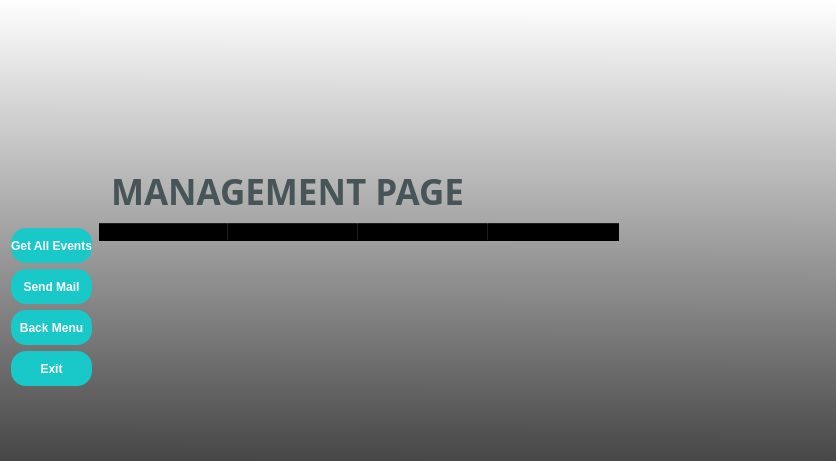
<?xml version="1.0" encoding="UTF-8"?>
<ui version="4.0">
 <class>FormManagement</class>
 <widget class="QWidget" name="FormManagement">
  <property name="geometry">
   <rect>
    <x>0</x>
    <y>0</y>
    <width>836</width>
    <height>461</height>
   </rect>
  </property>
  <property name="sizePolicy">
   <sizepolicy hsizetype="Preferred" vsizetype="Preferred">
    <horstretch>0</horstretch>
    <verstretch>0</verstretch>
   </sizepolicy>
  </property>
  <property name="minimumSize">
   <size>
    <width>0</width>
    <height>0</height>
   </size>
  </property>
  <property name="maximumSize">
   <size>
    <width>65000</width>
    <height>65000</height>
   </size>
  </property>
  <property name="windowTitle">
   <string>MANAGEMENT PAGE</string>
  </property>
  <property name="windowIcon">
   <iconset>
    <normaloff>pictures/werhere_icon.png</normaloff>pictures/werhere_icon.png</iconset>
  </property>
  <property name="styleSheet">
   <string notr="true">background-color: qlineargradient(spread:pad, x1:0.489, y1:1, x2:0.494, y2:0, stop:0 rgba(71, 71, 71, 255), stop:1 rgba(255, 255, 255, 255));</string>
  </property>
  <layout class="QGridLayout" name="gridLayout">
   <item row="1" column="3" alignment="Qt::AlignTop">
    <widget class="QLabel" name="labelManagement">
     <property name="maximumSize">
      <size>
       <width>16777215</width>
       <height>60</height>
      </size>
     </property>
     <property name="font">
      <font>
       <family>Arial Black</family>
       <pointsize>26</pointsize>
       <weight>75</weight>
       <bold>true</bold>
      </font>
     </property>
     <property name="styleSheet">
      <string notr="true">background-color: rgba(0, 0, 0,0%);
color: rgb(71, 84, 88);</string>
     </property>
     <property name="text">
      <string>MANAGEMENT PAGE</string>
     </property>
    </widget>
   </item>
   <item row="0" column="1" colspan="2">
    <widget class="QLabel" name="labelLogo">
     <property name="minimumSize">
      <size>
       <width>0</width>
       <height>150</height>
      </size>
     </property>
     <property name="maximumSize">
      <size>
       <width>16777215</width>
       <height>150</height>
      </size>
     </property>
     <property name="styleSheet">
      <string notr="true">background-color: rgba(0, 0, 0,0%);</string>
     </property>
     <property name="text">
      <string/>
     </property>
     <property name="pixmap">
      <pixmap>pictures/logo1.ico</pixmap>
     </property>
    </widget>
   </item>
   <item row="4" column="0">
    <widget class="QPushButton" name="pushButtonGetAllEvents">
     <property name="minimumSize">
      <size>
       <width>0</width>
       <height>35</height>
      </size>
     </property>
     <property name="font">
      <font>
       <family>Arial</family>
       <weight>75</weight>
       <bold>true</bold>
      </font>
     </property>
     <property name="styleSheet">
      <string notr="true">QPushButton{
	border-radius : 15px;
	background-color : rgb(25, 200, 200);
	color: rgb(255, 255, 255);
}
QPushButton:hover{
	background-color: rgb(20, 135, 135);
 border: 2px solid rgb(162, 0, 0);
}</string>
     </property>
     <property name="text">
      <string>Get All Events</string>
     </property>
    </widget>
   </item>
   <item row="5" column="0">
    <widget class="QPushButton" name="pushButtonSendEmail">
     <property name="minimumSize">
      <size>
       <width>0</width>
       <height>35</height>
      </size>
     </property>
     <property name="font">
      <font>
       <family>Arial</family>
       <weight>75</weight>
       <bold>true</bold>
      </font>
     </property>
     <property name="styleSheet">
      <string notr="true">QPushButton{
	border-radius : 15px;
	background-color : rgb(25, 200, 200);
	color: rgb(255, 255, 255);
}
QPushButton:hover{
	background-color: rgb(20, 135, 135);
 border: 2px solid rgb(162, 0, 0);
}</string>
     </property>
     <property name="text">
      <string>Send Mail</string>
     </property>
    </widget>
   </item>
   <item row="6" column="0">
    <widget class="QPushButton" name="pushButtonBackMenu">
     <property name="minimumSize">
      <size>
       <width>0</width>
       <height>35</height>
      </size>
     </property>
     <property name="font">
      <font>
       <family>Arial</family>
       <weight>75</weight>
       <bold>true</bold>
      </font>
     </property>
     <property name="styleSheet">
      <string notr="true">QPushButton{
	border-radius : 15px;
	background-color : rgb(25, 200, 200);
	color: rgb(255, 255, 255);
}
QPushButton:hover{
	background-color: rgb(20, 135, 135);
 border: 2px solid rgb(162, 0, 0);
}</string>
     </property>
     <property name="text">
      <string>Back Menu</string>
     </property>
    </widget>
   </item>
   <item row="0" column="3">
    <widget class="QLabel" name="label">
     <property name="sizePolicy">
      <sizepolicy hsizetype="Fixed" vsizetype="Fixed">
       <horstretch>0</horstretch>
       <verstretch>0</verstretch>
      </sizepolicy>
     </property>
     <property name="minimumSize">
      <size>
       <width>0</width>
       <height>150</height>
      </size>
     </property>
     <property name="maximumSize">
      <size>
       <width>16777215</width>
       <height>150</height>
      </size>
     </property>
     <property name="styleSheet">
      <string notr="true">background-color: rgba(0, 0, 0,0%);</string>
     </property>
     <property name="text">
      <string/>
     </property>
     <property name="pixmap">
      <pixmap resource="pictures/a.qrc">:/logo2.png</pixmap>
     </property>
    </widget>
   </item>
   <item row="7" column="0">
    <widget class="QPushButton" name="pushButtonExit">
     <property name="minimumSize">
      <size>
       <width>0</width>
       <height>35</height>
      </size>
     </property>
     <property name="font">
      <font>
       <family>Arial</family>
       <weight>75</weight>
       <bold>true</bold>
      </font>
     </property>
     <property name="styleSheet">
      <string notr="true">QPushButton{
	border-radius : 15px;
	background-color : rgb(25, 200, 200);
	color: rgb(255, 255, 255);
}
QPushButton:hover{
	background-color: rgb(20, 135, 135);
 border: 2px solid rgb(162, 0, 0);
}</string>
     </property>
     <property name="text">
      <string>Exit</string>
     </property>
    </widget>
   </item>
   <item row="0" column="0" rowspan="2" alignment="Qt::AlignTop">
    <widget class="QLabel" name="labelPicture">
     <property name="minimumSize">
      <size>
       <width>0</width>
       <height>150</height>
      </size>
     </property>
     <property name="maximumSize">
      <size>
       <width>150</width>
       <height>150</height>
      </size>
     </property>
     <property name="styleSheet">
      <string notr="true">background-color: rgba(0, 0, 0,0%);</string>
     </property>
     <property name="text">
      <string/>
     </property>
     <property name="pixmap">
      <pixmap>pictures/main_admin.png</pixmap>
     </property>
     <property name="scaledContents">
      <bool>true</bool>
     </property>
    </widget>
   </item>
   <item row="0" column="4">
    <spacer name="horizontalSpacer">
     <property name="orientation">
      <enum>Qt::Horizontal</enum>
     </property>
     <property name="sizeHint" stdset="0">
      <size>
       <width>40</width>
       <height>20</height>
      </size>
     </property>
    </spacer>
   </item>
   <item row="8" column="0">
    <spacer name="verticalSpacer">
     <property name="orientation">
      <enum>Qt::Vertical</enum>
     </property>
     <property name="sizeHint" stdset="0">
      <size>
       <width>20</width>
       <height>40</height>
      </size>
     </property>
    </spacer>
   </item>
   <item row="3" column="1" rowspan="6" colspan="4">
    <widget class="QTableWidget" name="tableWidget">
     <property name="sizePolicy">
      <sizepolicy hsizetype="Preferred" vsizetype="Preferred">
       <horstretch>0</horstretch>
       <verstretch>0</verstretch>
      </sizepolicy>
     </property>
     <property name="styleSheet">
      <string notr="true">background-color: rgba(0, 0, 0,0%);</string>
     </property>
     <attribute name="horizontalHeaderDefaultSectionSize">
      <number>130</number>
     </attribute>
     <column>
      <property name="text">
       <string>Event Name</string>
      </property>
     </column>
     <column>
      <property name="text">
       <string>Start Time</string>
      </property>
     </column>
     <column>
      <property name="text">
       <string>Participant Mail</string>
      </property>
      <property name="textAlignment">
       <set>AlignHCenter|AlignTop</set>
      </property>
     </column>
     <column>
      <property name="text">
       <string>Organizer Mail</string>
      </property>
     </column>
    </widget>
   </item>
  </layout>
 </widget>
 <tabstops>
  <tabstop>pushButtonGetAllEvents</tabstop>
  <tabstop>pushButtonSendEmail</tabstop>
  <tabstop>pushButtonBackMenu</tabstop>
  <tabstop>tableWidget</tabstop>
  <tabstop>pushButtonExit</tabstop>
 </tabstops>
 <resources>
  <include location="pictures/a.qrc"/>
 </resources>
 <connections/>
</ui>
